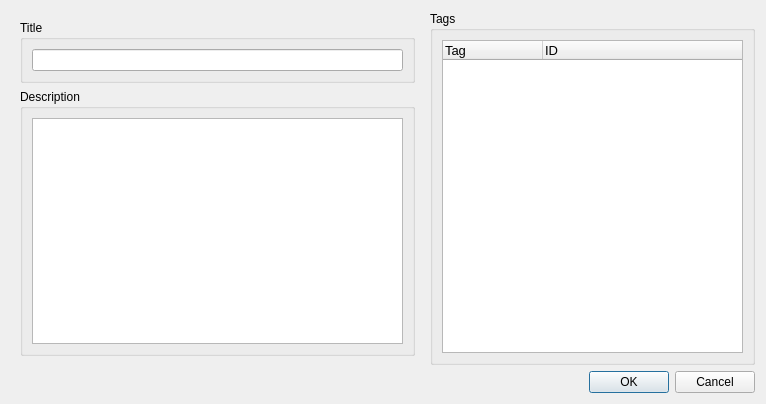
<?xml version="1.0" encoding="UTF-8"?>
<ui version="4.0">
 <class>NewKnowledgeDialog</class>
 <widget class="QWidget" name="NewKnowledgeDialog">
  <property name="geometry">
   <rect>
    <x>0</x>
    <y>0</y>
    <width>766</width>
    <height>404</height>
   </rect>
  </property>
  <property name="windowTitle">
   <string>Form</string>
  </property>
  <layout class="QVBoxLayout" name="verticalLayout_4">
   <item>
    <widget class="QWidget" name="widget" native="true">
     <layout class="QHBoxLayout" name="horizontalLayout">
      <property name="spacing">
       <number>6</number>
      </property>
      <property name="leftMargin">
       <number>0</number>
      </property>
      <property name="topMargin">
       <number>0</number>
      </property>
      <property name="rightMargin">
       <number>0</number>
      </property>
      <property name="bottomMargin">
       <number>0</number>
      </property>
      <item>
       <widget class="QWidget" name="widget_2" native="true">
        <layout class="QVBoxLayout" name="verticalLayout_3">
         <item>
          <widget class="QGroupBox" name="groupBox_2">
           <property name="title">
            <string>Title</string>
           </property>
           <layout class="QVBoxLayout" name="verticalLayout">
            <property name="leftMargin">
             <number>9</number>
            </property>
            <property name="topMargin">
             <number>9</number>
            </property>
            <property name="rightMargin">
             <number>9</number>
            </property>
            <property name="bottomMargin">
             <number>9</number>
            </property>
            <item>
             <widget class="QLineEdit" name="tagNameEdit">
              <property name="text">
               <string/>
              </property>
             </widget>
            </item>
           </layout>
          </widget>
         </item>
         <item>
          <widget class="QGroupBox" name="groupBox_3">
           <property name="title">
            <string>Description</string>
           </property>
           <layout class="QVBoxLayout" name="verticalLayout_2">
            <property name="leftMargin">
             <number>9</number>
            </property>
            <property name="topMargin">
             <number>9</number>
            </property>
            <property name="rightMargin">
             <number>9</number>
            </property>
            <property name="bottomMargin">
             <number>9</number>
            </property>
            <item>
             <widget class="QPlainTextEdit" name="plainTextEdit">
              <property name="plainText">
               <string/>
              </property>
             </widget>
            </item>
           </layout>
          </widget>
         </item>
        </layout>
       </widget>
      </item>
      <item>
       <widget class="QGroupBox" name="groupBox">
        <property name="sizePolicy">
         <sizepolicy hsizetype="Fixed" vsizetype="Preferred">
          <horstretch>0</horstretch>
          <verstretch>0</verstretch>
         </sizepolicy>
        </property>
        <property name="minimumSize">
         <size>
          <width>325</width>
          <height>0</height>
         </size>
        </property>
        <property name="title">
         <string>Tags</string>
        </property>
        <layout class="QHBoxLayout" name="horizontalLayout_2">
         <item>
          <widget class="QTreeWidget" name="tagTreeWidget">
           <property name="sizePolicy">
            <sizepolicy hsizetype="Expanding" vsizetype="Expanding">
             <horstretch>0</horstretch>
             <verstretch>0</verstretch>
            </sizepolicy>
           </property>
           <property name="font">
            <font>
             <pointsize>10</pointsize>
            </font>
           </property>
           <column>
            <property name="text">
             <string>Tag</string>
            </property>
           </column>
           <column>
            <property name="text">
             <string>ID</string>
            </property>
            <property name="font">
             <font>
              <weight>50</weight>
              <bold>false</bold>
             </font>
            </property>
           </column>
          </widget>
         </item>
        </layout>
       </widget>
      </item>
     </layout>
    </widget>
   </item>
   <item>
    <widget class="QDialogButtonBox" name="buttonBox">
     <property name="standardButtons">
      <set>QDialogButtonBox::Cancel|QDialogButtonBox::Ok</set>
     </property>
    </widget>
   </item>
  </layout>
 </widget>
 <resources/>
 <connections/>
</ui>
